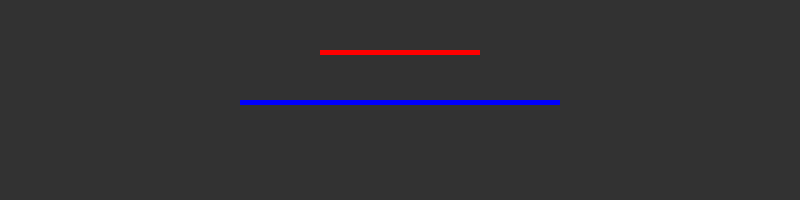
Frame 1 (no input)
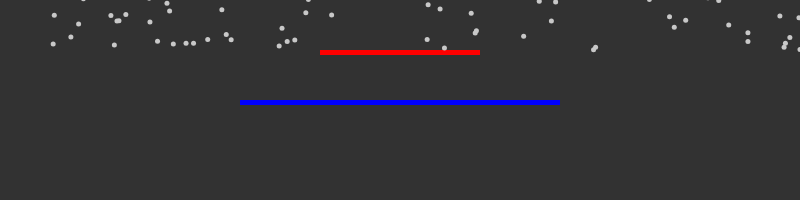
Frame 60 (no input)
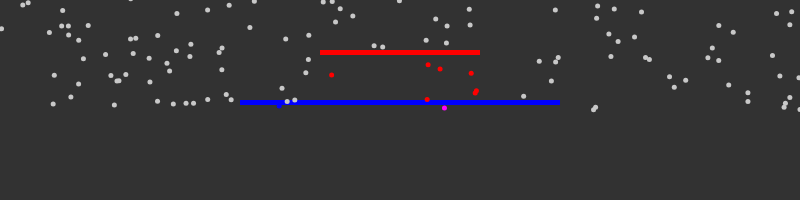
Frame 120 (the mouse pressed at the canvas centre since frame 60)

The p5.js sketch that drew these frames (run headless with seeded random() and noise() and a simulated clock; from frame 60 on, the mouse is pressed at the canvas centre):

// p5.js sketch
// ── sketch.js
/*
Project: an attempt to recreate the conditional probability visualization that can be found at:
			http://setosa.io/conditional/

Created by: Ryan Peiffer
Begin date: 2/9/2019
Last updated: 2/10/2019		


TODO: 
	1) Functionality:
		- figure out how to incorporate P(A & B) as as slider

	2) Beautification:
		- make sliders more obvious, add in equations and explanations (can wait a bit on this)

*/


//Variable Initialization:
var balls = []
var numBalls = 500 //total number of probability balls we want to drop

var aSlider, bSlider 
var aProb = 20
var bProb = 40



function setup() {

	var width = 800
	var height = 200

	createCanvas(width,height)

	aSlider = createSlider(0,100,aProb,1)
	bSlider = createSlider(0,100,bProb,1)

	probBarA = new ProbBar(50,aProb,5,1)
	probBarB = new ProbBar(100,bProb,5,2)

	for (var i = numBalls - 1; i >= 0; i--) {
		ball = new Ball(random(width),random(-numBalls,-10),5,1)
		balls.push(ball)
	}

}	



function draw() {
	background(50)

	aProb = aSlider.value()
	bProb = bSlider.value()

	probBarA.show(aProb)
	probBarB.show(bProb)
	
	for (var i = balls.length - 1; i >= 0; i--) {
		balls[i].update(probBarA,probBarB)
		balls[i].show()
	}


}

// ── Ball.js
function Ball (x,y,r,vel) {
	this.x = x
	this.y = y
	this.r = r
	this.vel = vel
	this.counter = 0
	
	this.color = [200,200,200]


	this.show = function () {
		fill(this.color)
		ellipse(this.x,this.y,this.r,this.r)

	}

	this.update = function (ProbBarA,ProbBarB) {
		this.y = this.y + this.vel
		
		//keep ball at bottom of screen instead of falling off
		if (this.y > height-(r/2)) {
			this.y = height-(r/2)
			this.counter++
		}

		// if ball has been at bottom of screen for 10 frames, send it back up with a new random x
		if (this.counter > 50) { 
			this.counter = 0
			this.x = random(r/2,width-r/2)
			this.y = y

		}

		//check to see if the ball has hit either probability bar and update color accordingly
		this.updateColor(this.hitBar(ProbBarA),this.hitBar(ProbBarB))
	}

	this.hitBar = function(ProbBar) {
		if (this.y-this.r/2 > ProbBar.y) { 
			if (this.x+this.r/2 > ProbBar.x && this.x-this.r/2 < ProbBar.x+ProbBar.w) { 
				return true
			}
		}
		else {
			return false
		}

	}

	this.updateColor = function(hitA,hitB) {
		if (hitA) {
			if (hitB) {
				this.color = [255,0,255]   //Purple if hit both
			}
			else {
				this.color = [255,0,0]	   //Red if only hit A	
			}
		}
		else if (hitB) {
			this.color = [0,0,255]	   //Blue if only hit B
		}
		else {
			this.color = [200,200,200] //gray if no hits
		}

	}
		


}

// ── ProbBar.js
function ProbBar (y,inProb,h,which) {
	this.x = width/2-inProb/100*width/2
	this.y = y
	this.w = inProb/100*width
	this.h = h
	this.which = which

	this.show = function (inProb) {
		noStroke()
		
		if (which == 1) {
			fill(255,0,0)
		}
		else {
			fill(0,0,255)
		}

		this.w = inProb/100*width
		this.x = width/2-this.w/2
		rect(this.x,this.y,this.w,this.h)

	}


}
